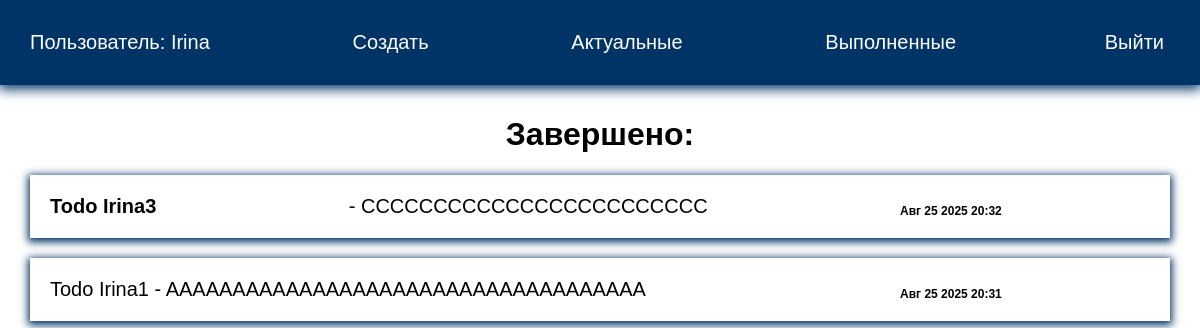
Page /completed/ (signed in) on the committed database.
### todo/models.py (models this page shows, shortened)
class Todo(models.Model):
    title = models.CharField(max_length=100)
    memo = models.TextField(blank=True)
    created = models.DateTimeField(auto_now_add=True)
    date_completed = models.DateTimeField(blank=True, null=True)
    important = models.BooleanField(default=False)
    user = models.ForeignKey(User, on_delete=models.CASCADE)

### todo/views.py (the view)
# urls.py: path('completed/', views.completed_todos, name='completedtodos'),
@login_required
def completed_todos(request):
    todos = Todo.objects.filter(user=request.user, date_completed__isnull=False).order_by("-date_completed")
    return render(request, 'todo/completedtodos.html', {'todos': todos})

### todo/templates/todo/completedtodos.html
{% extends 'todo/base.html' %}
{% block content %}
<h1>Завершено:</h1>
<ul class="completed">
    {% for todo in todos %}
    <li>
        {% if todo.important %}
        <b>{{todo.title}}</b>
        {% else %}
        {{todo.title}}
        {% endif %}
        {% if todo.memo %}
            - {{ todo.memo }}
        {% endif %}  <span>{{todo.date_completed|date:'M j Y H:i'}}</span>
    </li>
    {% endfor %}
</ul>
{% endblock %}

### todo/templates/todo/base.html (shortened to what this page needs)
<!DOCTYPE html>
{% load static %}
<html lang="en">
<head>
    <link rel="stylesheet" href="{% static 'css/style.css' %}">
</head>
<body>
    <div class="menu">
      <div class="wrap">
          <ul>
            {% if user.is_authenticated %}
            <li class="logo">Пользователь: {{ user.username }}</li>
            <li><a href="{% url 'createtodo' %}">Создать</a></li>
            <li><a href="{% url 'currenttodos' %}">Актуальные</a></li>
            <li><a href="{% url 'completedtodos' %}">Выполненные</a></li>
             <li>
                <form action="{% url 'logoutuser' %}" method="post">
                    <button class="top">Выйти</button>
                </form>
            </li>
            {% else %}
            <li><a href="{% url 'signupuser' %}">Зарегистрироваться</a></li>
            <li><a href="{% url 'loginuser' %}">Войти</a></li>
            {% endif %}
        </ul>
      </div>
    </div>
<div class="content">
    <div class="wrap">
        {% block content %}
        {% endblock %}
    </div>
</div>
</body>
</html>

### todo/static/css/style.css (style rules this page uses)
body { padding: 0; margin: 0; font-family: Arial, Helvetica, sans-serif; }
.wrap { max-width: 1200px; margin: 0 auto; padding: 10px 30px; box-sizing: border-box; }
.menu { background: #003366; box-shadow: 0 2px 12px 2px #003366; }
ul { list-style: none; padding: 0; }
.menu ul { display: flex; justify-content: space-between; align-items: center; font-size: 20px; }
.menu a, .menu li { color: #FFF; }
a { text-decoration: none; }
.center, h1, h2, h3 { text-align: center; }
.top { background: transparent; border: none; color: #FFF; font-size: 20px; cursor: pointer; }
.content li { box-shadow: 0 2px 8px 2px #003366; margin-bottom: 20px; font-size: 20px; }
.content a, .completed li { color: #000; display: block; padding: 20px; }
.completed li { display: flex; justify-content: space-between; align-items: center; }
.completed span { font-size: 12px; font-weight: bold; flex-basis: 250px; align-self: end; }

### rows in the picture
Todo: title "Todo Irina3", memo "CCCCCCCCCCCCCCCCCCCCCCCC", date_completed "Авг 25 2025 20:32"
Todo: title "Todo Irina1", memo "AAAAAAAAAAAAAAAAAAAAAAAAAAAAAAAAAAAA", date_completed "Авг 25 2025 20:31"

### other values in the picture
{{ user.username }} "Irina"
